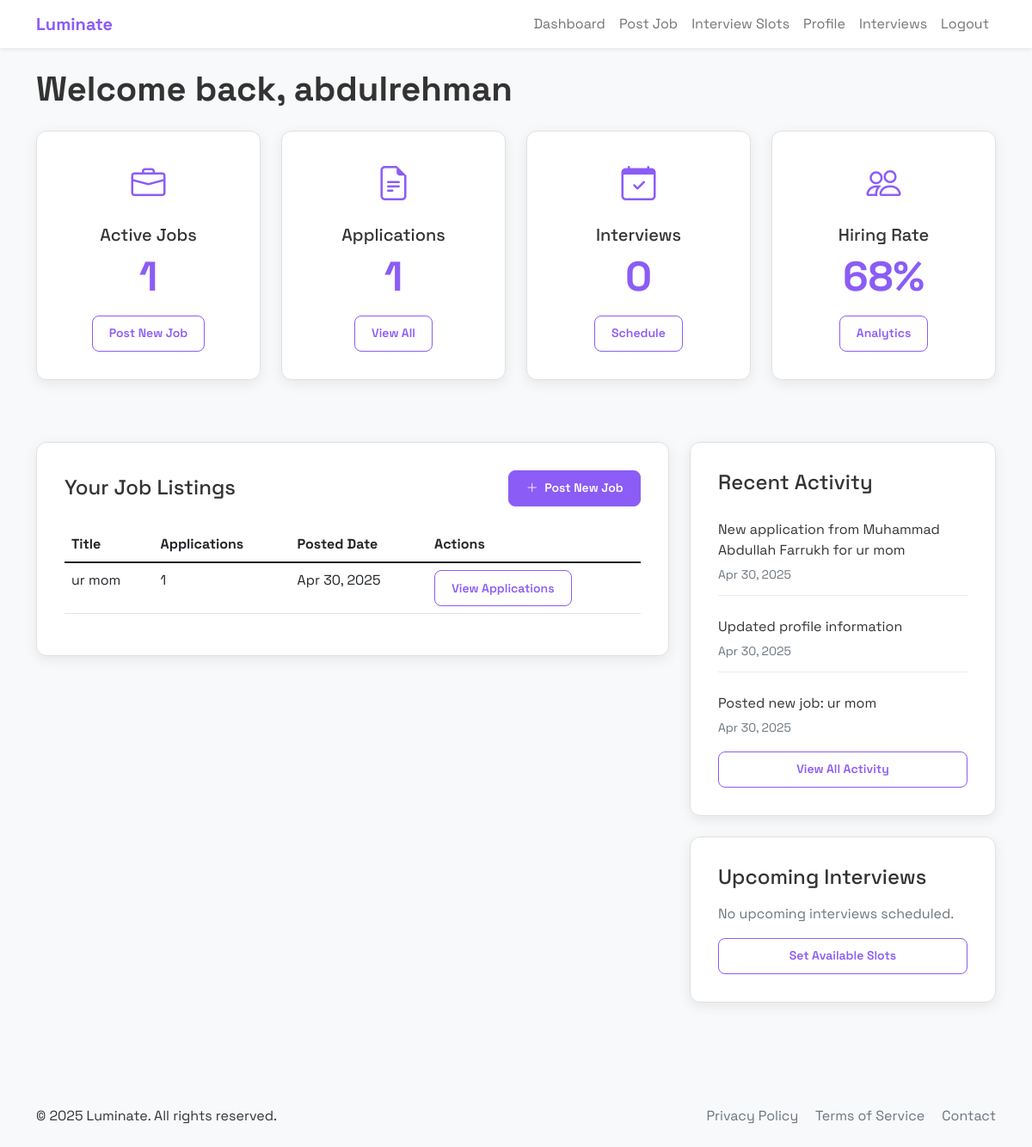
Page /employer/dashboard (signed in) on the committed database.
### application.py (models this page shows, shortened)
class User(db.Model):
    id = db.Column(db.Integer, primary_key=True)
    name = db.Column(db.String(100), nullable=False)
    email = db.Column(db.String(120), unique=True, nullable=False)
    password_hash = db.Column(db.String(256), nullable=False)
    is_employer = db.Column(db.Boolean, default=False)
    company = db.Column(db.String(100))
    title = db.Column(db.String(100))
    phone = db.Column(db.String(20))
    location = db.Column(db.String(100))
    skills = db.Column(db.String(500))
    resume_path = db.Column(db.String(200))
    jobs = db.relationship('Job', backref='employer', lazy=True)
    applications = db.relationship('Application', backref='applicant', lazy=True)
    activities = db.relationship('Activity', backref='user', lazy=True)

class Job(db.Model):
    id = db.Column(db.Integer, primary_key=True)
    title = db.Column(db.String(100), nullable=False)
    company = db.Column(db.String(100), nullable=False)
    description = db.Column(db.Text, nullable=False)
    required_skills = db.Column(db.String(500), nullable=False)
    location = db.Column(db.String(100))
    salary = db.Column(db.String(50))
    date_posted = db.Column(db.DateTime, default=datetime.utcnow)
    employer_id = db.Column(db.Integer, db.ForeignKey('user.id'), nullable=False)
    applications = db.relationship('Application', backref='job', lazy=True)

class Activity(db.Model):
    id = db.Column(db.Integer, primary_key=True)
    user_id = db.Column(db.Integer, db.ForeignKey('user.id'), nullable=False)
    job_id = db.Column(db.Integer, db.ForeignKey('job.id'))
    message = db.Column(db.String(200), nullable=False)
    date = db.Column(db.DateTime, default=datetime.utcnow)
    is_read = db.Column(db.Boolean, default=False)

### application.py (the view)
@app.route('/employer/dashboard')
def employer_dashboard():
    if 'user_id' not in session or not session.get('is_employer'):
        flash('Please login as employer', 'danger')
        return redirect(url_for('login'))
    employer = User.query.get(session['user_id'])
    jobs = Job.query.filter_by(employer_id=employer.id).all()
    total_applications = 0
    for job in jobs:
        total_applications += len(job.applications)
    interviews_scheduled = Application.query.filter(
        Application.job.has(employer_id=employer.id),
        Application.status == 'Interview Scheduled'
    ).count()
    activities = Activity.query.filter_by(user_id=employer.id).order_by(Activity.date.desc()).limit(4).all()
    return render_template('employer_dashboard.html',
                           employer=employer,
                           jobs=jobs,
                           total_applications=total_applications,
                           interviews=interviews_scheduled,
                           activities=activities)

### templates/employer_dashboard.html (shortened to what this page needs)
{% extends "base.html" %}
{% block content %}
<h1 class="fw-bold mb-4 animate-fade-in">Welcome back, {{ employer.name }}</h1>
<div class="row mb-4">
    <div class="col-md-3 mb-4">
        <div class="content-card text-center employer-dashboard-interactive">
            <div class="mb-3">
                <i class="bi bi-briefcase text-purple" style="font-size: 2.5rem;"></i>
            </div>
            <h3 class="h5">Active Jobs</h3>
            <p class="display-5 fw-bold text-purple">{{ jobs|length }}</p>
            <a href="{{ url_for('post_job') }}" class="btn btn-sm btn-outline-primary">Post New Job</a>
        </div>
    </div>
    <div class="col-md-3 mb-4">
        <div class="content-card text-center employer-dashboard-interactive">
            <div class="mb-3">
                <i class="bi bi-file-earmark-text text-purple" style="font-size: 2.5rem;"></i>
            </div>
            <h3 class="h5">Applications</h3>
            <p class="display-5 fw-bold text-purple">{{ total_applications }}</p>
            <a href="#" class="btn btn-sm btn-outline-primary">View All</a>
        </div>
    </div>
    <div class="col-md-3 mb-4">
        <div class="content-card text-center employer-dashboard-interactive">
            <div class="mb-3">
                <i class="bi bi-calendar-check text-purple" style="font-size: 2.5rem;"></i>
            </div>
            <h3 class="h5">Interviews</h3>
            <p class="display-5 fw-bold text-purple">{{ interviews }}</p>
            <a href="{{ url_for('interviews') }}" class="btn btn-sm btn-outline-primary">Schedule</a>
        </div>
    </div>
    <div class="col-md-3 mb-4">
        <div class="content-card text-center employer-dashboard-interactive">
            <div class="mb-3">
                <i class="bi bi-people text-purple" style="font-size: 2.5rem;"></i>
            </div>
            <h3 class="h5">Hiring Rate</h3>
            <p class="display-5 fw-bold text-purple">68%</p>
            <a href="#" class="btn btn-sm btn-outline-primary">Analytics</a>
        </div>
    </div>
</div>
<div class="row">
    <div class="col-md-8 mb-4">
        <div class="content-card animate-fade-in">
            <div class="d-flex justify-content-between align-items-center mb-4">
                <h2 class="h4 mb-0">Your Job Listings</h2>
                <a href="{{ url_for('post_job') }}" class="btn btn-primary btn-sm">
                    <i class="bi bi-plus-lg me-1"></i> Post New Job
                </a>
            </div>
            {% if jobs %}
                <div class="table-responsive">
                    <table class="table table-hover">
                        <thead>
                            <tr>
                                <th>Title</th>
                                <th>Applications</th>
                                <th>Posted Date</th>
                                <th>Actions</th>
                            </tr>
                        </thead>
                        <tbody>
                            {% for job in jobs %}
                                <tr>
                                    <td>{{ job.title }}</td>
                                    <td>{{ job.applications|length }}</td>
                                    <td>{{ job.date_posted.strftime('%b %d, %Y') }}</td>
                                    <td>
                                        <a href="{{ url_for('view_applications', job_id=job.id) }}" class="btn btn-sm btn-outline-primary">View Applications</a>
                                    </td>
                                </tr>
                            {% endfor %}
                        </tbody>
                    </table>
                </div>
            {% endif %}
        </div>
    </div>
    <div class="col-md-4 mb-4">
        <div class="content-card animate-fade-in">
            <h2 class="h4 mb-3">Recent Activity</h2>
            {% if activities %}
                <div class="activity-feed">
                    {% for activity in activities %}
                        <div class="activity-item">
                            <p class="mb-1">{{ activity.message }}</p>
                            <small class="text-muted">{{ activity.date.strftime('%b %d, %Y') }}</small>
                        </div>
                    {% endfor %}
                </div>
            {% else %}
                <p class="text-muted mb-0">No recent activity to display</p>
            {% endif %}
            <a href="#" class="btn btn-sm btn-outline-primary w-100 mt-3">View All Activity</a>
        </div>
        <div class="content-card mt-4 animate-fade-in">
            <h2 class="h4 mb-3">Upcoming Interviews</h2>
            {% if interviews > 0 %}
                <p>You have {{ interviews }} scheduled interviews.</p>
                <a href="{{ url_for('interviews') }}" class="btn btn-sm btn-outline-primary w-100">View Interview Schedule</a>
            {% else %}
                <p class="text-muted mb-0">No upcoming interviews scheduled.</p>
                <a href="{{ url_for('manage_slots') }}" class="btn btn-sm btn-outline-primary w-100 mt-3">Set Available Slots</a>
            {% endif %}
        </div>
    </div>
</div>
{% endblock %}

### static/css/styles.css (style rules this page uses)
:root { --primary-color: #8B5CF6; --primary-hover: #7C3AED; --secondary-color: #64b5f6; --background-color: #f8f9fa; --card-bg: #ffffff; --text-color: #333333; --border-color: #e0e0e0; --shadow: 0 4px 15px rgba(0, 0, 0, 0.08); --shadow-hover: 0 6px 20px rgba(0, 0, 0, 0.1); --border-radius: 12px; --transition: all 0.3s ease; }
body { font-family: 'Space Grotesk', sans-serif; background-color: var(--background-color); color: var(--text-color); margin: 0; padding: 0; display: flex; flex-direction: column; min-height: 100vh; }
h1, h2, h3, h4, h5, h6 { font-weight: 700; }
button, .btn { font-family: 'Space Grotesk', sans-serif; }
.animate-fade-in { opacity: 0; transform: translateY(10px); transition: opacity 0.5s ease, transform 0.5s ease; }
.animate-fade-in.show, .animate-pop-in.show { opacity: 1; transform: translateY(0) scale(1); }
.content-card { background: var(--card-bg); border-radius: var(--border-radius); box-shadow: var(--shadow); padding: 2rem; margin-bottom: 1.5rem; border: 1px solid var(--border-color); transition: var(--transition); }
.btn { border-radius: 8px; padding: 0.6rem 1.2rem; font-weight: 600; transition: var(--transition); }
.btn-primary { background-color: var(--primary-color); border-color: var(--primary-color); }
.btn-outline-primary { color: var(--primary-color); border-color: var(--primary-color); }
.employer-dashboard-interactive, .employee-dashboard-interactive { opacity: 0; animation: fadeIn 0.6s ease forwards; }
.activity-item { padding: 0.75rem 0; border-bottom: 1px solid #e9ecef; margin-bottom: 0.75rem; }
.activity-item:last-child { border-bottom: none; margin-bottom: 0; padding-bottom: 0; }
.text-purple { color: var(--primary-color); }

### rows in the picture
User: name "abdulrehman"
Job: title "ur mom", applications|length "1", date_posted "Apr 30, 2025"
Activity: message "New application from Muhammad Abdullah Farrukh for ur mom", date "Apr 30, 2025"
Activity: message "Updated profile information", date "Apr 30, 2025"
Activity: message "Posted new job: ur mom", date "Apr 30, 2025"

### other values in the picture
{{ jobs|length }} "1"
{{ total_applications }} "1"
{{ interviews }} "0"
